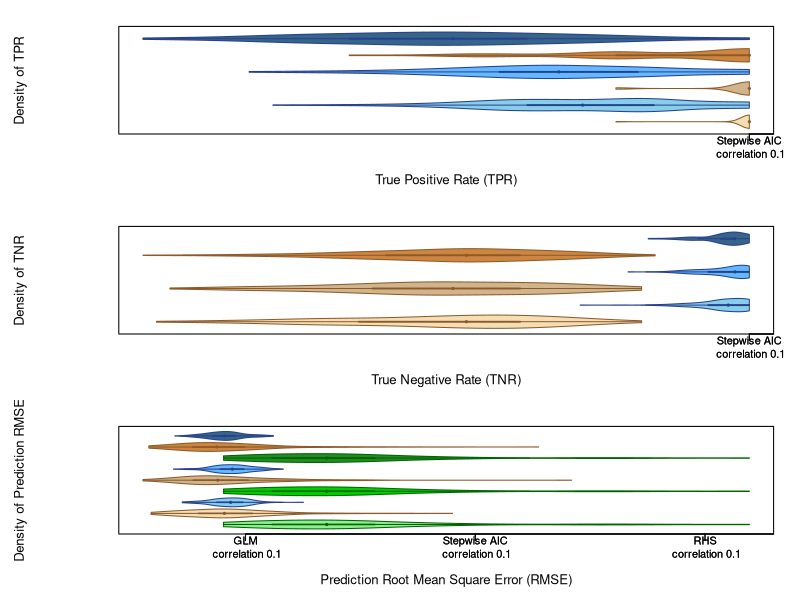
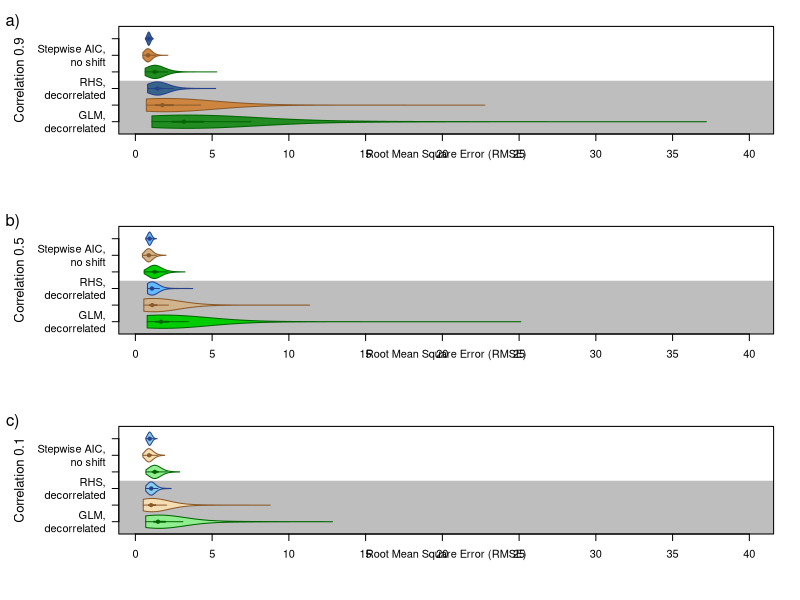

Write the R code that produced these figures, in order.
################################################
###### Figures for AIC vs STAN comparison ######
################################################

library(here)

################################################
# Figure 1: (Deprecated)
################################################

# source(here("Simulations/AICvsStanRMSE.R"))
#
# set.seed(3782309)
# n=100
# K=50
#
# timeSeries1=getTS(numTrials = 1, n = n, K = K, num_strong = 5,prob_cycle = 0.5, trend_fraction = 0.5,freq=1,sigma=0.5,probWeakCorr=0.8,numStrongCorr=3,strongSelf=T,corrLevel=0.5,corrChange=F, propChange=0.75, changeSize=0, changeTimeVar=0)
# cleanSeries1=cleanTS(timeSeries1[[1]])
# testSeries1=splitTS(cleanSeries1,set="test",n=n,nfit=round(0.6*n))
# trainSeries1=splitTS(cleanSeries1,set="train",n=n,nfit=round(0.6*n))
#
# AICseries1=AICselect(trainSeries1)
# STANseries1=STANselect(trainSeries1,testSeries1,nfit=60,n=100,K=50)
# AICpred=predict(AICseries1,testSeries1,se.fit = T)
#
#
# par(mfrow=c(3,1))
# par(mar=c(4,4,1,1))
#
# #95% confidence intervals for AIC
# plot(0,0,type="n",ylim=c(-6,4),xlim=c(0,100),xlab="Time",ylab="y (stepwise AIC)")
# polygon(c(61:100,100:61),c(AICpred$fit+1.96*AICpred$se.fit,rev(AICpred$fit-1.96*AICpred$se.fit)),col="lightblue",border=NA)
# lines(timeSeries1[[1]]$y,type="l",xlim=c(0,100))
# lines(61:100,AICpred$fit,col="blue",xlim=c(0,100),type="l")
#
# #95% confidence intervals for STAN
# STANfit=apply(STANgetpredict(STANseries1),2,median)
# STAN975=apply(STANgetpredict(STANseries1),2,quantile,0.975)
# STAN025=apply(STANgetpredict(STANseries1),2,quantile,0.025)
#
# plot(0,0,type="n",ylim=c(-6,4),xlim=c(0,100),xlab="Time",ylab="y (Horseshoe)")
# polygon(c(61:100,100:61),c(STAN975,rev(STAN025)),col="deeppink",border=NA)
# lines(timeSeries1[[1]]$y,type="l",xlim=c(0,100))
# lines(61:100,STANfit,col="deeppink4",xlim=c(0,100),type="l")
#
# # coefficient recovery plots
# plot(timeSeries1[[1]]$beta,xlab="parameter",ylab="value",pch=0,cex=2)
# abline(h=0)
#
# #get AIC coefficients in order
# coefAIC=numeric(51)
# seAIC=numeric(51)
#
# coefAIC[1]=summary(AICseries1)[4]$coefficients[1,1]
# seAIC[1]=summary(AICseries1)[4]$coefficients[1,2]
# for(i in 1:50){
#
#   finder=which(rownames(summary(AICseries1)[4]$coefficients)==paste0("driver_",i))
#   if(length(finder)==0){
#     coefAIC[i]=0
#     seAIC[i]=0
#   } else {
#     coefAIC[i]=summary(AICseries1)[4]$coefficients[finder,1]
#     seAIC[i]=summary(AICseries1)[4]$coefficients[finder,2]
#   }
#
# }
#
# # plot AIC coefficients
# points(x=1:51-0.2,coefAIC,pch=16,col="blue")
# segments(x0=1:51-0.2,y0=coefAIC-1.96*seAIC,y1=coefAIC+1.96*seAIC,col="blue")
#
# # get STAN coefficients in shape
#
#
# betapost=extract(STANseries1, pars = "beta")$beta
# means = apply(betapost, 2, mean)
#
# points(x=2:51+0.2,means,col="deeppink",pch=16)
# segments(x0=2:51+0.2,y0=apply(betapost, 2, quantile, probs = 0.025),y1=apply(betapost, 2, quantile, probs = 0.975),col="deeppink")


################################################
# Figure 2:
################################################
corData2=read.csv(here("Simulations/AICvsSTANcorrResults.csv"))

# Remove unwanted variables
# fix strongSelf=F
corData3=corData2[-which(corData2$strongSelf),]
# fix numStrongCorr=3
corData4=corData3[-which(corData3$numStrongCorr==1),]
# fix percent of weak covariates to 0.5
corData5=corData4[which(corData4$probWeakCorr==0.5),]
# fix correlations to 0.5 and 0.9
#corData6=corData5[-which(corData5$corrLevel==0.7),]
corData6=corData5

pdf(file=here("Figures/correlated_variable_effects_combined.pdf"), width = 5, height = 9)

par(mar=c(5,9,2,2))
par(mfrow=c(3,1))
vioplot::vioplot(cbind(AIC1=corData6$TPRaic[which(corData6$corrLevel==0.1)],STAN1=corData6$TPRstan[which(corData6$corrLevel==0.1)],AIC5=corData6$TPRaic[which(corData6$corrLevel==0.5)],STAN5=corData6$TPRstan[which(corData6$corrLevel==0.5)],AIC9=corData6$TPRaic[which(corData6$corrLevel==0.9)],STAN9=corData6$TPRstan[which(corData6$corrLevel==0.9)]), xlab="",
                 horizontal=T,las=1,names=c("Stepwise AIC\n correlation 0.1","RHS\n correlation 0.1","Stepwise AIC\n correlation 0.5","RHS\n correlation 0.5","Stepwise AIC\n correlation 0.9","RHS\n correlation 0.9"),col=c("wheat","skyblue","tan","steelblue1","tan3","steelblue4"),
                 pchMed=20,border=c("tan4","royalblue4","tan4","royalblue4","tan4","royalblue4"),rectCol=c("tan4","royalblue4","tan4","royalblue4","tan4","royalblue4"), lineCol=c("tan4","royalblue4","tan4","royalblue4","tan4","royalblue4"),colMed=c("tan4","royalblue4","tan4","royalblue4","tan4","royalblue4"),ylab="")
title(ylab="Density of TPR",line=7,cex.lab=1.2)
title(xlab="True Positive Rate (TPR)",line=3,cex.lab=1.2)
par(xpd=T)
text(-0.16,7,"a)",cex=1.5)
par(xpd=F)
vioplot::vioplot(cbind(AIC1=corData6$TNRaic[which(corData6$corrLevel==0.1)],STAN1=corData6$TNRstan[which(corData6$corrLevel==0.1)],AIC5=corData6$TNRaic[which(corData6$corrLevel==0.5)],STAN5=corData6$TNRstan[which(corData6$corrLevel==0.5)],AIC9=corData6$TNRaic[which(corData6$corrLevel==0.9)],STAN9=corData6$TNRstan[which(corData6$corrLevel==0.9)]), xlab="",
                 horizontal=T,las=1,names=c("Stepwise AIC\n correlation 0.1","RHS\n correlation 0.1","Stepwise AIC\n correlation 0.5","RHS\n correlation 0.5","Stepwise AIC\n correlation 0.9","RHS\n correlation 0.9"),col=c("wheat","skyblue","tan","steelblue1","tan3","steelblue4"),
                 pchMed=20,border=c("tan4","royalblue4","tan4","royalblue4","tan4","royalblue4"),rectCol=c("tan4","royalblue4","tan4","royalblue4","tan4","royalblue4"), lineCol=c("tan4","royalblue4","tan4","royalblue4","tan4","royalblue4"),colMed=c("tan4","royalblue4","tan4","royalblue4","tan4","royalblue4"),ylab="")
title(ylab="Density of TNR",line=7,cex.lab=1.2)
title(xlab="True Negative Rate (TNR)",line=3,cex.lab=1.2)
par(xpd=T)
text(-0.275,7,"b)",cex=1.5)
par(xpd=F)
vioplot::vioplot(cbind(GLM1=corData6$RMSEglm[which(corData6$corrLevel==0.1)],AIC1=corData6$RMSEaic[which(corData6$corrLevel==0.1)],STAN1=corData6$RMSEstan[which(corData6$corrLevel==0.1)],
                       GLM5=corData6$RMSEglm[which(corData6$corrLevel==0.5)],AIC5=corData6$RMSEaic[which(corData6$corrLevel==0.5)],STAN5=corData6$RMSEstan[which(corData6$corrLevel==0.5)],
                       GLM9=corData6$RMSEglm[which(corData6$corrLevel==0.9)],AIC9=corData6$RMSEaic[which(corData6$corrLevel==0.9)],STAN9=corData6$RMSEstan[which(corData6$corrLevel==0.9)]), xlab="",
                 horizontal=T,las=1,names=c("GLM\n correlation 0.1","Stepwise AIC\n correlation 0.1","RHS\n correlation 0.1",
                                            "GLM\n correlation 0.5","Stepwise AIC\n correlation 0.5","RHS\n correlation 0.5",
                                            "GLM\n correlation 0.9","Stepwise AIC\n correlation 0.9","RHS\n correlation 0.9"),
                 col=c("lightgreen","wheat","skyblue","green3","tan","steelblue1","forestgreen","tan3","steelblue4"),
                 pchMed=20,border=c("darkgreen","tan4","royalblue4","darkgreen","tan4","royalblue4","darkgreen","tan4","royalblue4"),
                 rectCol=c("darkgreen","tan4","royalblue4","darkgreen","tan4","royalblue4","darkgreen","tan4","royalblue4"),
                 lineCol=c("darkgreen","tan4","royalblue4","darkgreen","tan4","royalblue4","darkgreen","tan4","royalblue4"),
                 colMed=c("darkgreen","tan4","royalblue4","darkgreen","tan4","royalblue4","darkgreen","tan4","royalblue4"),ylab="")
title(ylab="Density of Prediction RMSE",line=7,cex.lab=1.2)
title(xlab="Prediction Root Mean Square Error (RMSE)",line=3,cex.lab=1.2)
par(xpd=T)
text(-0.16,10.5,"c)",cex=1.5)
par(xpd=F)

dev.off()


################################################
# Figure 4
################################################
decorData=read.csv(file="Simulations/AICvsSTANdecorrelation.csv")


pdf(file=here("Figures/decorrelation_comparison.pdf"), width = 7, height = 8)


par(mar=c(5,9,2,2))
par(mfrow=c(3,1))

corr0.9_change=which(decorData$corrLevel==0.9&decorData$corrChange)
corr0.9_nochange=which(decorData$corrLevel==0.9&!decorData$corrChange)
corr0.5_change=which(decorData$corrLevel==0.5&decorData$corrChange)
corr0.5_nochange=which(decorData$corrLevel==0.5&!decorData$corrChange)
corr0.1_change=which(decorData$corrLevel==0.1&decorData$corrChange)
corr0.1_nochange=which(decorData$corrLevel==0.1&!decorData$corrChange)

# plot(1, type = "n", xlim = c(0, 12), ylim = c(0.5, 12.5),
#      xaxt = "n", yaxt = "n", xlab = "", ylab = "", bty = "n")

# correlation=0.9
plot(0,0,type="n",ylim=c(0.5,6.5),xlim=c(0.5,40),xlab="",ylab="",xaxt="n",yaxt="n",bty = "n")

rect(xleft=-1.5,ybottom=-0.5,xright=45,ytop=3.5,col="gray",border=F)

vioplot::vioplot(cbind(GLMdecorr9=decorData$RMSEglm[corr0.9_change],AICdecorr9=decorData$RMSEaic[corr0.9_change],STANdecorr9=decorData$RMSEstan[corr0.9_change],
                       GLMnorm9=decorData$RMSEglm[corr0.9_nochange],AICnorm9=decorData$RMSEaic[corr0.9_nochange],STANnorm9=decorData$RMSEstan[corr0.9_nochange]),las=1,cex.axis=0.9,
                 names=c("GLM,\n decorrelated","Stepwise AIC,\n decorrelated","RHS,\ndecorrelated","GLM,\nno shift","Stepwise AIC,\nno shift","RHS,\nno shift"),
                 xlab="Root Mean Square Error (RMSE)",horizontal=T,ylab="",add=T,
                 col=c("forestgreen","tan3","steelblue4","forestgreen","tan3","steelblue4"),
                 border=c("darkgreen","tan4","royalblue4","darkgreen","tan4","royalblue4"),
                 rectCol=c("darkgreen","tan4","royalblue4","darkgreen","tan4","royalblue4"),
                 lineCol=c("darkgreen","tan4","royalblue4","darkgreen","tan4","royalblue4"),
                 colMed=c("darkgreen","tan4","royalblue4","darkgreen","tan4","royalblue4"))

axis(1,at=seq(0,40,by=5),labels=seq(0,40,by=5))

axis(2, at = 1:6, labels = c("GLM,\n decorrelated","Stepwise AIC,\n decorrelated","RHS,\ndecorrelated","GLM,\nno shift","Stepwise AIC,\nno shift","RHS,\nno shift"),las=2)

title(ylab="Correlation 0.9",line=7,cex.lab=1.2)
par(xpd=T)
text(-8,7,"a)",cex=1.5)
par(xpd=F)
# correlation=0.5
plot(0,0,type="n",ylim=c(0.5,6.5),xlim=c(0.5,40),xlab="",ylab="",xaxt="n",yaxt="n",bty = "n")

rect(xleft=-1.5,ybottom=-0.5,xright=45,ytop=3.5,col="gray",border=F)

vioplot::vioplot(cbind(GLMdecorr5=decorData$RMSEglm[corr0.5_change],AICdecorr5=decorData$RMSEaic[corr0.5_change],STANdecorr5=decorData$RMSEstan[corr0.5_change],
                       GLMnorm5=decorData$RMSEglm[corr0.5_nochange],AICnorm5=decorData$RMSEaic[corr0.5_nochange],STANnorm5=decorData$RMSEstan[corr0.5_nochange]),las=1,cex.axis=0.9,
                 names=c("GLM,\n decorrelated","Stepwise AIC,\n decorrelated","RHS,\ndecorrelated","GLM,\nno shift","Stepwise AIC,\nno shift","RHS,\nno shift"),
                 xlab="Root Mean Square Error (RMSE)",horizontal=T,ylab="",add=T,
                 col=c("green3","tan","steelblue1","green3","tan","steelblue1"),
                 border=c("darkgreen","tan4","royalblue4","darkgreen","tan4","royalblue4"),
                 rectCol=c("darkgreen","tan4","royalblue4","darkgreen","tan4","royalblue4"),
                 lineCol=c("darkgreen","tan4","royalblue4","darkgreen","tan4","royalblue4"),
                 colMed=c("darkgreen","tan4","royalblue4","darkgreen","tan4","royalblue4"))

axis(1,at=seq(0,40,by=5),labels=seq(0,40,by=5))

axis(2, at = 1:6, labels = c("GLM,\n decorrelated","Stepwise AIC,\n decorrelated","RHS,\ndecorrelated","GLM,\nno shift","Stepwise AIC,\nno shift","RHS,\nno shift"),las=2)

title(ylab="Correlation 0.5",line=7,cex.lab=1.2)
par(xpd=T)
text(-8,7,"b)",cex=1.5)
par(xpd=F)
# correlation=0.1
plot(0,0,type="n",ylim=c(0.5,6.5),xlim=c(0.5,40),xlab="",ylab="",xaxt="n",yaxt="n",bty = "n")

rect(xleft=-1.5,ybottom=-0.5,xright=45,ytop=3.5,col="gray",border=F)

vioplot::vioplot(cbind(GLMdecorr1=decorData$RMSEglm[corr0.1_change],AICdecorr1=decorData$RMSEaic[corr0.1_change],STANdecorr1=decorData$RMSEstan[corr0.1_change],GLMnorm1=decorData$RMSEglm[corr0.1_nochange],AICnorm1=decorData$RMSEaic[corr0.1_nochange],STANnorm1=decorData$RMSEstan[corr0.1_nochange]),las=1,cex.axis=0.9,
                 names=c("Stepwise AIC,\n decorrelated","RHS,\ndecorrelated","Stepwise AIC,\nno shift","RHS,\nno shift"),
                 xlab="Root Mean Square Error (RMSE)",horizontal=T,ylab="",add=T,
                 col=c("lightgreen","wheat","skyblue","lightgreen","wheat","skyblue"),
                 border=c("darkgreen","tan4","royalblue4","darkgreen","tan4","royalblue4"),
                 rectCol=c("darkgreen","tan4","royalblue4","darkgreen","tan4","royalblue4"),
                 lineCol=c("darkgreen","tan4","royalblue4","darkgreen","tan4","royalblue4"),
                 colMed=c("darkgreen","tan4","royalblue4","darkgreen","tan4","royalblue4"))

axis(1,at=seq(0,40,by=5),labels=seq(0,40,by=5))

axis(2, at = 1:6, labels = c("GLM,\n decorrelated","Stepwise AIC,\n decorrelated","RHS,\ndecorrelated","GLM,\nno shift","Stepwise AIC,\nno shift","RHS,\nno shift"),las=2)

title(ylab="Correlation 0.1",line=7,cex.lab=1.2)
par(xpd=T)
text(-8,7,"c)",cex=1.5)
par(xpd=F)


dev.off()
